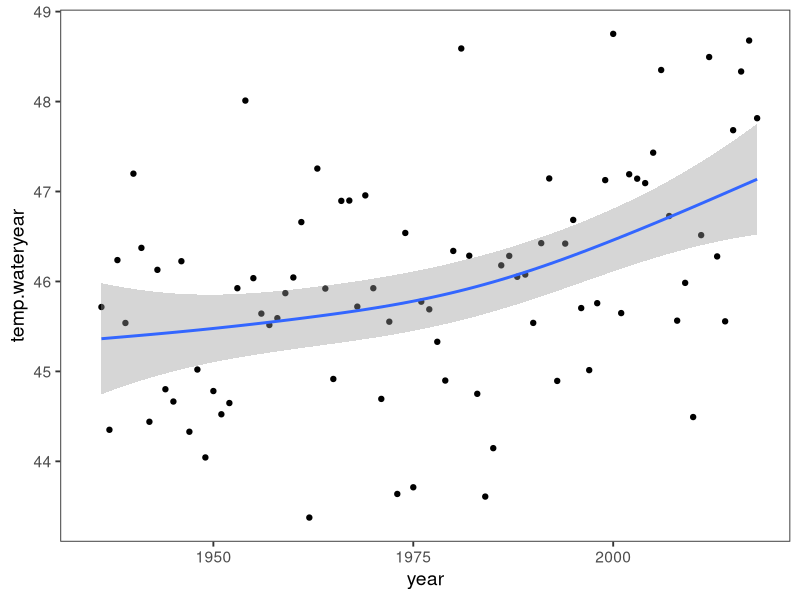
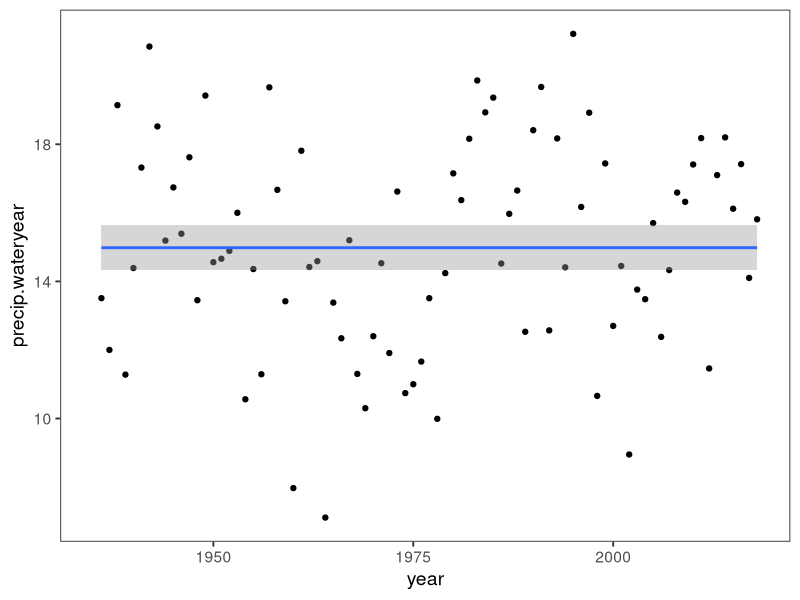
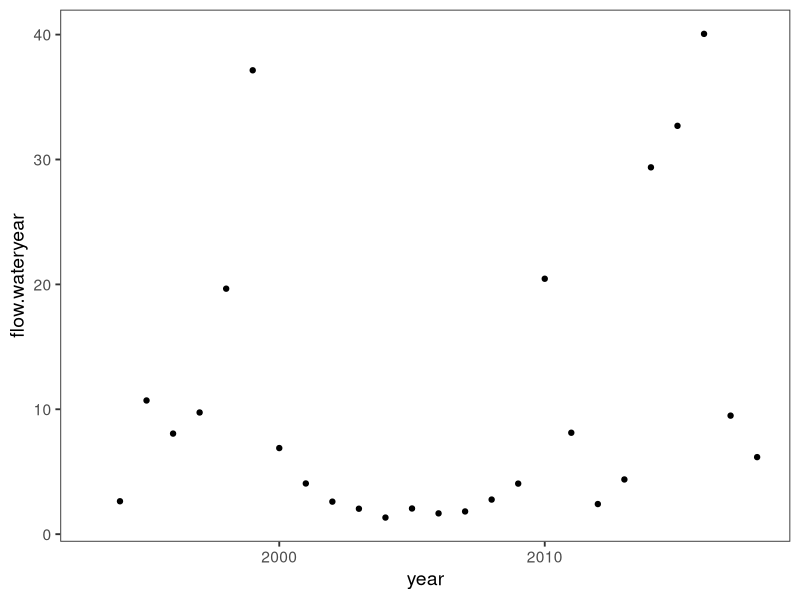
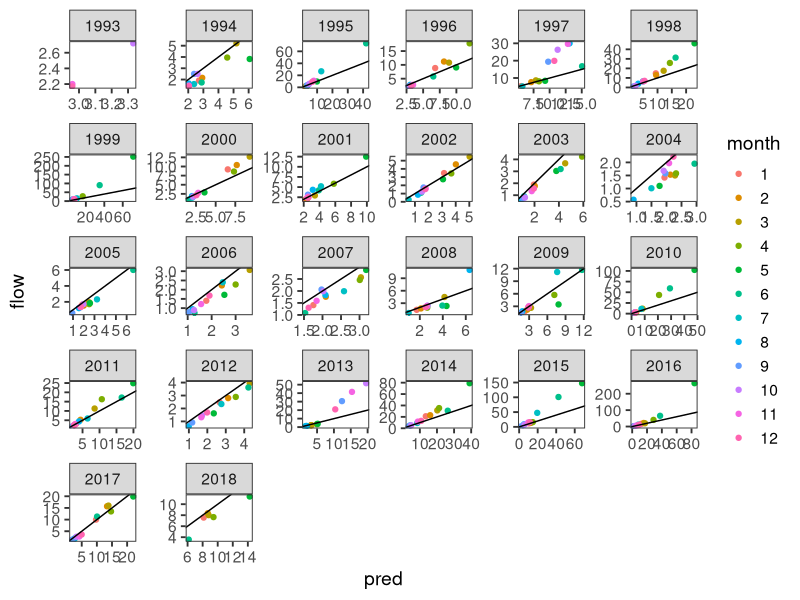
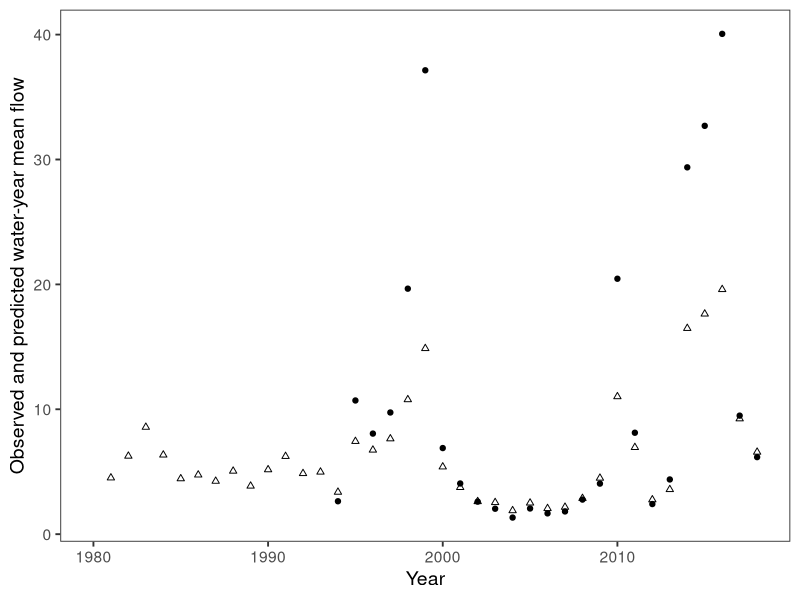

R code for these plots, in order:
# Environmental covariates

library(dplyr)
library(ggplot2)
library(mgcv)
library(lubridate)
theme_set(theme_bw(base_size = 14))
theme_update(panel.grid.major = element_blank(), panel.grid.minor = element_blank())

temp <- read.csv("temp.cheyenne.csv", skip = 1, header = TRUE)
prec <- read.csv("precip.cheyenne.csv", skip = 1, header = TRUE)
water <- read.csv("crow.flow.csv", skip = 1, header = TRUE)

waterdf <- data.frame(year = 1994:2018, temp = temp$temp.wateryear[60:84], 
                      prec = prec$precip.wateryear[60:84], flow = water$flow.wateryear[2:26])

mod <- gam(flow ~ ti(temp, k = 5) + ti(prec, k = 5) + ti(temp, prec), data = waterdf, family = nb(theta = NULL, link = "log"))
waterdf$pred <- predict(mod, type = "response")

ggplot(temp, aes(x = year, y = temp.wateryear)) + 
  geom_point() +
  geom_smooth(method = "gam")
ggplot(prec, aes(x = year, y = precip.wateryear)) + 
  geom_point() +
  geom_smooth(method = "gam", formula = y ~ s(x, bs = "cs"))
ggplot(water, aes(x = year, y = flow.wateryear)) + 
  geom_point() +
  geom_smooth(method = "gam", formula = y ~ s(x, bs = "cs"), method.args = list(family = "poisson"))

# pca?

pcdat <- log(water[2:25, 2:13])
pcdat <- temp[54:84, 2:13]
pcdat <- cbind(temp[54:84, 2:13], log(prec[54:84, 2:13] + 0.01))

pc <- prcomp(pcdat, center = TRUE, scale. = TRUE)
pc
summary(pc)


library(randomForest)

# predict monthly water, to then estimate annual wateryear flow

lags <- seq(18)
# lag_names <- paste("lag", formatC(lags, width = nchar(max(lags)), flag = "0"), 
                   # sep = "_")
# lag_functions <- setNames(paste("dplyr::lag(., ", lags, ")"), lag_names)

# d %>% mutate_at(vars(x), funs_(lag_functions))

lag_names <- paste("temp_lag", formatC(lags, width = nchar(max(lags)), flag = "0"), 
                   sep = "_")
lag_functions <- setNames(paste("dplyr::lag(., ", lags, ")"), lag_names)

temp_mon <- temp %>% 
  tidyr::gather(key = month, value = temp, jan:dec) %>% 
  mutate(date = lubridate::ymd(paste(year, month, 1))) %>% 
  dplyr::select(date, temp) %>% 
  arrange(date) %>% 
  mutate_at(vars(-date), funs_(lag_functions)) %>% 
  filter(complete.cases(.))

lag_names <- paste("prec_lag", formatC(lags, width = nchar(max(lags)), flag = "0"), 
                   sep = "_")
lag_functions <- setNames(paste("dplyr::lag(., ", lags, ")"), lag_names)

prec_mon <- prec %>% 
  tidyr::gather(key = month, value = prec, jan:dec) %>% 
  mutate(date = lubridate::ymd(paste(year, month, 1))) %>% 
  dplyr::select(date, prec) %>% 
  arrange(date) %>% 
  mutate(prec = log(prec + 0.1)) %>% 
  mutate_at(vars(-date), funs_(lag_functions)) %>% 
  filter(complete.cases(.))

water_mon <- water %>% 
  tidyr::gather(key = month, value = flow, jan:dec) %>% 
  mutate(date = lubridate::ymd(paste(year, month, 1))) %>% 
  dplyr::select(date, flow) %>% 
  arrange(date) %>% 
  filter(complete.cases(.)) %>% 
  left_join(temp_mon) %>% 
  left_join(prec_mon)

water_mon$month <- as.factor(month(water_mon$date))
water_mon$year <- year(water_mon$date)

mod <- randomForest(x = water_mon[, 3:42], y = log(water_mon[, 2]), ntree = 1000)
water_mon$pred <- exp(predict(mod, newdata = water_mon))


ggplot(water_mon, aes(x = pred, y = flow, color = month)) +
  geom_point() +
  facet_wrap(~year, scales = "free") +
  geom_abline(slope = 1, intercept = 0) 
# 
# # what about PCA first on vars?
# water_mon_pca <- prcomp(as.matrix(water_mon[3:40]), center = TRUE, scale. = TRUE)
# wpc <- as.data.frame(water_mon_pca$x[,1:20])
# wpc$month <- as.factor(month(water_mon$date))
# wpc$year <- year(water_mon$date)
# 
# mod2 <- randomForest(x = wpc, y = water_mon[, 2])
# water_mon$pred <- predict(mod2, newdata = water_mon)





newdata <- temp_mon %>% 
  left_join(prec_mon) %>% 
  mutate(month = as.factor(month(date)),
         year = year(date)) %>% 
  filter(year >= 1980) %>% 
  mutate(predflow = exp(predict(mod, newdata = .)))

pred_wateryr <- newdata %>% 
  mutate(pred_flow = c(rep(NA, 11), zoo::rollapply(predflow, 12, mean)),
         obs_prec = c(rep(NA, 11), zoo::rollapply(exp(prec) - .1, 12, sum)),
         obs_temp = c(rep(NA, 11), zoo::rollapply(temp, 12, mean))) %>% 
  filter(month == 9) %>% 
  dplyr::select(year:obs_temp) %>% 
  left_join(waterdf)

ggplot(data  = pred_wateryr, aes(x = year)) + 
  geom_point(aes(y = pred_flow), shape = 2) +
  # geom_point(aes(y = obs_prec), color = "red") +
  geom_point(aes(y = flow), color = "black") +
  xlab("Year") +
  ylab("Observed and predicted water-year mean flow")


# env cov with flow prediction only in years without observation
envcov <- pred_wateryr %>% 
  mutate(flow = ifelse(is.na(flow), pred_flow, flow)) %>% 
  dplyr::select(year, obs_prec, obs_temp, flow)

write.csv(envcov, "flow_estimates.csv")




